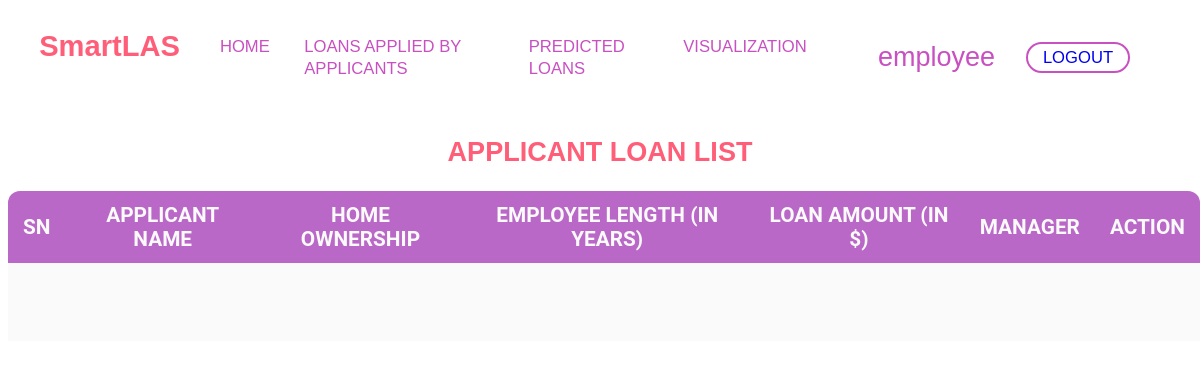
Page /loan/ (signed in) on the earlier database version.
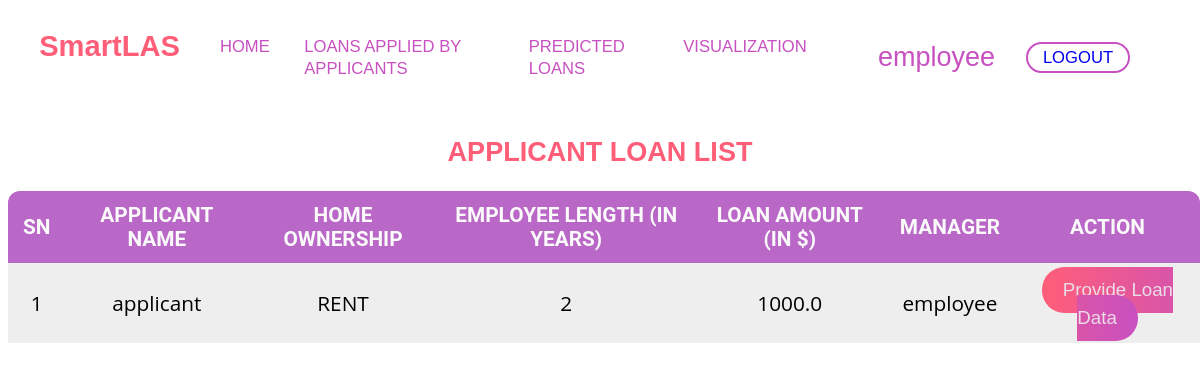
Same page on the later database version.
### loan_approval/models.py (models this page shows)
class Loan(models.Model):
    OWNERSHIP_CHOICES = [('RENT','RENT'),
                         ('OWN','OWN'),
                         ('MORTGAGE','MORTGAGE'),
                         ('OTHER','OTHER')
                         ]
    INTENTIONS = [('PERSONAL','PERSONAL'),
                  ('EDUCATION','EDUCATION'),
                  ('MEDICAL','MEDICAL'),
                  ('VENTURE','VENTURE'),
                  ('HOMEIMPROVEMENT','HOMEIMPROVEMENT'),
                  ('DEBTCONSOLIDATION','DEBTCONSOLIDATION')
                  ]
    home_ownership = models.CharField(max_length=10,choices=OWNERSHIP_CHOICES)
    emp_length = models.PositiveIntegerField(validators=[MinValueValidator(0),
                                       MaxValueValidator(43)])
    loan_amount = models.FloatField(validators=[MinValueValidator(0.0),
                                       MaxValueValidator(40000.0)])
    person_age = models.PositiveIntegerField(validators=[MinValueValidator(18),
                                       MaxValueValidator(110)])
    income = models.FloatField(validators=[MinValueValidator(1000.0),
                                       MaxValueValidator(7000000.0)])
    loan_intent = models.CharField(max_length=20,choices=INTENTIONS)
    applicant_details = models.ForeignKey(Applicant, on_delete=models.CASCADE)
    managed_by = models.ForeignKey(Employee, on_delete=models.SET_NULL, null=True)

class Applicant(models.Model):
    applicant = models.OneToOneField(User, on_delete=models.CASCADE)
    def __str__(self):
        return f'{self.applicant.username}'

class Employee(models.Model):
    employee = models.OneToOneField(User, on_delete=models.CASCADE)
    def __str__(self):
        return f'{self.employee.username}'

### loan_approval/views.py (the view)
# urls.py: path('loan/',LoanListView.as_view(), name='employee_loan_list'),
@method_decorator(login_required(login_url=reverse_lazy('loan_approval:user_login')),name="dispatch")
class LoanListView(ListView):
    model = Loan
    template_name = 'loan_approval/employee_loan_request.html'
    def get_queryset(self):
        queryset = self.model._default_manager.all()
        try:
            user = self.request.user.employee
        except:
            return queryset
        else:
            return queryset.filter(managed_by = user)

### loan_approval/templates/loan_approval/employee_loan_request.html (shortened to what this page needs)
{% if user.is_authenticated %}
{% load static %}
<!DOCTYPE html>
<html lang="en">
<head>
    <link rel="stylesheet" href="{% static 'css/loan_details_list_.css' %}">
    <link rel="stylesheet" href="{% static 'css/style.css' %}" />
</head>
<body>
    <nav>
        <div class="logos-section">
          <h2 class="logo">
              <a href="{% url 'loan_approval:index' %}">SmartLAS</a>
          </h2>
          <ul class="menu-items">
            {% if user.is_authenticated %}
            {% if user.applicant %}
            <li>
              <a href="{% url 'loan_approval:dashboard' %}">HOME</a>
            </li>
            <li>
              <a href="{% url 'loan_approval:loan_request' %}">APPLY</a>
            </li>
            <li>
              <a href="{% url 'loan_approval:applicant_loan_list' %}">REQUESTED LOANS</a>
            </li>
            <li>
              <a href="{% url 'loan_approval:loans_details_list' %}">VIEW LOAN APPROVALS</a>
            </li>
            {% elif user.employee %}
            <li>
              <a href="{% url 'loan_approval:dashboard' %}">HOME</a>
            </li>
            <li>
              <a href="{% url 'loan_approval:employee_loan_list' %}">LOANS APPLIED BY APPLICANTS</a>
            </li>
            <li>
              <a href="{% url 'loan_approval:loans_details_list' %}">PREDICTED LOANS</a>
            </li>
            <li>
              <a href="#">VISUALIZATION</a>
            </li>
            {% endif %}
            {% endif %}
          </ul>
        </div>
        <ul class="cta-btns">
          {% if user.is_authenticated %}
          <li>
            <div >{{request.user}} </div>
          </li>
          <li>
            <a class="cta-btns1" href="{% url 'loan_approval:user_logout' %}">LOGOUT</a>
          </li>
          {% else %}
          <li>
            <a class="cta-btns1" href="{% url 'loan_approval:user_login' %}">LOGIN</a>
          </li>
          {% endif %}
        </ul>
      </nav>
{% if user.is_superuser %}
<h3>403: Applicant and super admin not authorized.</h3>
{% elif  user.is_staff %}
<table id="loan-prediction">
    <h2>APPLICANT LOAN LIST</h2>
    <thead>
      <tr>
        <th>SN</th>
        <th>Applicant Name</th>
        <th>Home Ownership</th>
        <th>Employee Length (In Years)</th>
        <th>Loan Amount (In $)</th>
        <th>Manager</th>
        <th> Action </th>
      </tr>
    </thead>
    <tbody>
        {% for object in object_list %}
            {% if not object.loandetails %}
            <tr>
                <td>1</td>
                <td>{{object.applicant_details}}</td>
                <td>{{object.home_ownership}}</td>
                <td>{{object.emp_length}}</td>
                <td>{{object.loan_amount}}</td>
                <td>{{object.managed_by}}</td>
                <td>
                    <a class="button" href="{% url 'loan_approval:loan_details_create' pk=object.id%}">Provide Loan Data</a>
                </td>
              </tr>
            {% endif%}
        {% endfor %}
    </tbody>
  </table>
{% else %}
<h3>403: Applicant and super admin not authorized.</h3>
{% endif %}
</body>
</html>
{% else%}
404: Cannot view this page.
{% endif %}

Differences in the rows shown:
added Loan: applicant_details "applicant", home_ownership "RENT", emp_length "2", loan_amount "1000.0", managed_by "employee"
